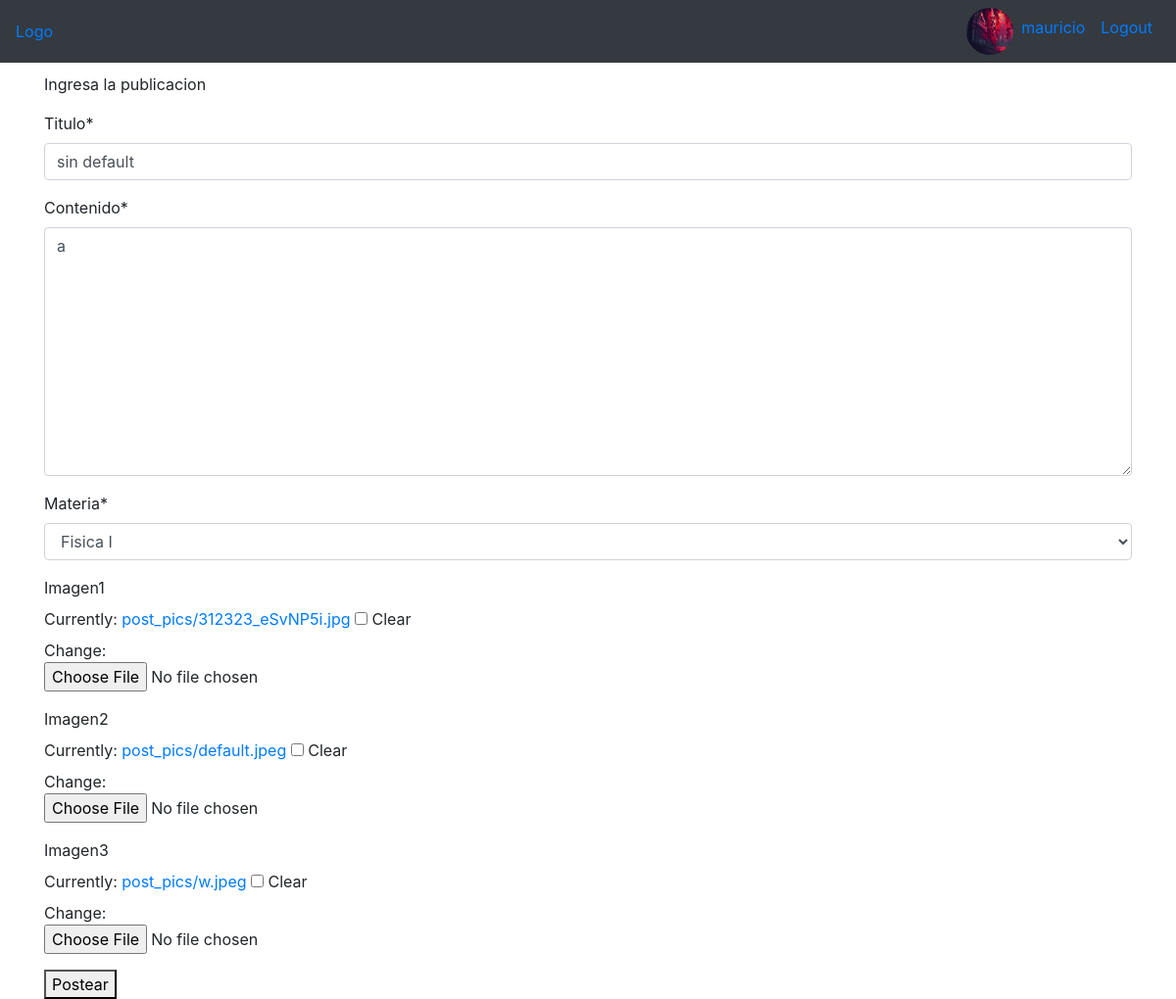
Screenshot of /post/15/actualizar/ (signed in) with the database file from the repository.
### usuario/models.py (models this page shows, shortened)
class Perfil(models.Model):
	usuario = models.OneToOneField(User, on_delete=models.CASCADE)
	imagen_perfil = models.ImageField(default = 'default.jpg', upload_to = 'perfil_pics')
	nombres = models.CharField(max_length=100)
	apellidos = models.CharField(max_length=100)
	edad = models.IntegerField(
		default=1,
        validators=[MaxValueValidator(100), MinValueValidator(1)])
	carreras = models.ManyToManyField(blog_models.Carrera)
	bio = models.TextField(max_length = 500)

### blog/models.py (models this page shows, shortened)
class Post(models.Model):
	contenido = models.TextField()
	titulo = models.CharField(max_length = 1000)
	imagen1 = models.ImageField( upload_to = 'post_pics' , null=True, blank=True)
	imagen2 = models.ImageField( upload_to = 'post_pics' ,null=True, blank=True)
	imagen3 = models.ImageField( upload_to = 'post_pics' , null=True, blank=True)
	fecha_creacion = models.DateTimeField(default = timezone.now)
	autor = models.ForeignKey(User, on_delete=models.CASCADE)
	materia = models.ForeignKey('Materia', on_delete=models.CASCADE)

### blog/views.py (the view, shortened to what this page needs)
# urls.py: path('post/<int:pk>/actualizar/', PostUpdateView.as_view(), name='post-actualizar'),
class PostUpdateView(LoginRequiredMixin, UserPassesTestMixin, UpdateView):
	model = Post
	fields = ['titulo', 'contenido', 'materia', 'imagen1', 'imagen2' , 'imagen3']
	def test_func(self):
		post = self.get_object()
		if self.request.user == post.autor:
			return True
		return False

### blog/models.py (called while the page is built)
	def __str__(self):
		return self.nombre

### blog/templates/blog/post_form.html (shortened to what this page needs)
{% extends "blog/base.html" %}
{% block content %}
{% load crispy_forms_tags %}
<div class="container">
	{% if request.user.is_authenticated %}
		<p>Ingresa la publicacion</p>
		<form method="POST" enctype="multipart/form-data" >
			<fieldset>
				{{ form| crispy }}
			</fieldset>
			<button type="submit" >Postear</button>
		</form>
	{% else %}
		<p>No estas logeado</p>
	{% endif %}
</div>
{% endblock %}

### blog/templates/blog/base.html (shortened to what this page needs)
{% load static %}
<!DOCTYPE html>
<html lang="en">
<head>
	<link rel="stylesheet" type="text/css" href="{% static 'blog/style.css' %}">
	<link rel="stylesheet" href="https://maxcdn.bootstrapcdn.com/bootstrap/4.0.0/css/bootstrap.min.css">
</head>
<body>
	<header class="site-header">
		<nav class="navbar navbar-expand-sm bg-dark justify-content-between">
			<a href="{% url 'blog-home' %}"> Logo </a>
			{% if request.user.is_authenticated %}
				<ul class="navbar-nav">
					<li class="nav-item">
						<a href="{% url 'perfil' %}">
							<img class="rounded-circle img-base" src="{{ user.perfil.imagen_perfil.url }}" >
						</a>
					</li>
					<li class="nav-item">
						<a class="nav-link" href="{% url 'perfil' %}">{{user.username}}</a>
					</li>
					<li class="nav-item">
						<a class="nav-link" href="{% url 'logout' %}">Logout</a>
					</li>
				</ul>
			{% endif %}
		</nav>
	</header>
	{% block content %}{% endblock %}
</body>
</html>

### blog/static/blog/style.css (style rules this page uses)
header { margin-bottom: 10px; }
.img-base { width: 3em; height: 3em; }

### rows the page displays
Post: titulo "sin default", contenido "a", materia "Fisica I"

### other values shown
{{ user.username }} "mauricio"
